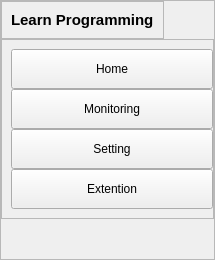
     <widget class="QCustomSlideMenu" name="leftMenu" native="true">
      <property name="minimumSize">
       <size>
        <width>215</width>
        <height>0</height>
       </size>
      </property>
      <property name="maximumSize">
       <size>
        <width>215</width>
        <height>16777215</height>
       </size>
      </property>
      <layout class="QVBoxLayout" name="verticalLayout_8">
       <property name="spacing">
        <number>0</number>
       </property>
       <property name="leftMargin">
        <number>0</number>
       </property>
       <property name="topMargin">
        <number>0</number>
       </property>
       <property name="rightMargin">
        <number>0</number>
       </property>
       <property name="bottomMargin">
        <number>0</number>
       </property>
       <item>
        <widget class="QFrame" name="frame_12">
         <property name="frameShape">
          <enum>QFrame::StyledPanel</enum>
         </property>
         <property name="frameShadow">
          <enum>QFrame::Raised</enum>
         </property>
         <layout class="QVBoxLayout" name="verticalLayout_9">
          <property name="spacing">
           <number>0</number>
          </property>
          <property name="leftMargin">
           <number>0</number>
          </property>
          <property name="topMargin">
           <number>0</number>
          </property>
          <property name="rightMargin">
           <number>0</number>
          </property>
          <property name="bottomMargin">
           <number>0</number>
          </property>
          <item alignment="Qt::AlignLeft|Qt::AlignTop">
           <widget class="QFrame" name="frame_13">
            <property name="font">
             <font>
              <pointsize>9</pointsize>
              <weight>75</weight>
              <bold>true</bold>
             </font>
            </property>
            <property name="frameShape">
             <enum>QFrame::StyledPanel</enum>
            </property>
            <property name="frameShadow">
             <enum>QFrame::Raised</enum>
            </property>
            <layout class="QVBoxLayout" name="verticalLayout_10">
             <item>
              <widget class="QLabel" name="label_44">
               <property name="font">
                <font>
                 <pointsize>11</pointsize>
                 <weight>75</weight>
                 <bold>true</bold>
                </font>
               </property>
               <property name="text">
                <string>Learn Programming</string>
               </property>
              </widget>
             </item>
            </layout>
           </widget>
          </item>
          <item>
           <widget class="QFrame" name="frame_14">
            <property name="frameShape">
             <enum>QFrame::StyledPanel</enum>
            </property>
            <property name="frameShadow">
             <enum>QFrame::Raised</enum>
            </property>
            <layout class="QVBoxLayout" name="verticalLayout_11">
             <property name="spacing">
              <number>0</number>
             </property>
             <property name="rightMargin">
              <number>0</number>
             </property>
             <item>
              <widget class="QPushButton" name="homeBtn">
               <property name="minimumSize">
                <size>
                 <width>0</width>
                 <height>40</height>
                </size>
               </property>
               <property name="maximumSize">
                <size>
                 <width>16777215</width>
                 <height>40</height>
                </size>
               </property>
               <property name="text">
                <string>Home</string>
               </property>
               <property name="icon">
                <iconset resource="resources.qrc">
                 <normaloff>:/whiteIcon/assets/icons/whiteIcon/home.svg</normaloff>:/whiteIcon/assets/icons/whiteIcon/home.svg</iconset>
               </property>
               <property name="iconSize">
                <size>
                 <width>20</width>
                 <height>20</height>
                </size>
               </property>
              </widget>
             </item>
             <item>
              <widget class="QPushButton" name="monitorBtn">
               <property name="minimumSize">
                <size>
                 <width>0</width>
                 <height>40</height>
                </size>
               </property>
               <property name="maximumSize">
                <size>
                 <width>16777215</width>
                 <height>40</height>
                </size>
               </property>
               <property name="text">
                <string>Monitoring</string>
               </property>
               <property name="icon">
                <iconset resource="resources.qrc">
                 <normaloff>:/whiteIcon/assets/icons/whiteIcon/map.svg</normaloff>:/whiteIcon/assets/icons/whiteIcon/map.svg</iconset>
               </property>
               <property name="iconSize">
                <size>
                 <width>20</width>
                 <height>20</height>
                </size>
               </property>
              </widget>
             </item>
             <item>
              <widget class="QPushButton" name="settingBtn">
               <property name="minimumSize">
                <size>
                 <width>0</width>
                 <height>40</height>
                </size>
               </property>
               <property name="maximumSize">
                <size>
                 <width>16777215</width>
                 <height>40</height>
                </size>
               </property>
               <property name="text">
                <string>Setting</string>
               </property>
               <property name="icon">
                <iconset resource="resources.qrc">
                 <normaloff>:/whiteIcon/assets/icons/whiteIcon/minimize.svg</normaloff>:/whiteIcon/assets/icons/whiteIcon/minimize.svg</iconset>
               </property>
               <property name="iconSize">
                <size>
                 <width>20</width>
                 <height>20</height>
                </size>
               </property>
              </widget>
             </item>
             <item>
              <widget class="QPushButton" name="extentBtn">
               <property name="minimumSize">
                <size>
                 <width>0</width>
                 <height>40</height>
                </size>
               </property>
               <property name="maximumSize">
                <size>
                 <width>16777215</width>
                 <height>40</height>
                </size>
               </property>
               <property name="text">
                <string>Extention</string>
               </property>
               <property name="icon">
                <iconset resource="resources.qrc">
                 <normaloff>:/whiteIcon/assets/icons/whiteIcon/battery-charging.svg</normaloff>:/whiteIcon/assets/icons/whiteIcon/battery-charging.svg</iconset>
               </property>
               <property name="iconSize">
                <size>
                 <width>20</width>
                 <height>20</height>
                </size>
               </property>
              </widget>
             </item>
            </layout>
           </widget>
          </item>
          <item>
           <spacer name="verticalSpacer_2">
            <property name="orientation">
             <enum>Qt::Vertical</enum>
            </property>
            <property name="sizeHint" stdset="0">
             <size>
              <width>20</width>
              <height>40</height>
             </size>
            </property>
           </spacer>
          </item>
         </layout>
        </widget>
       </item>
      </layout>
     </widget>
